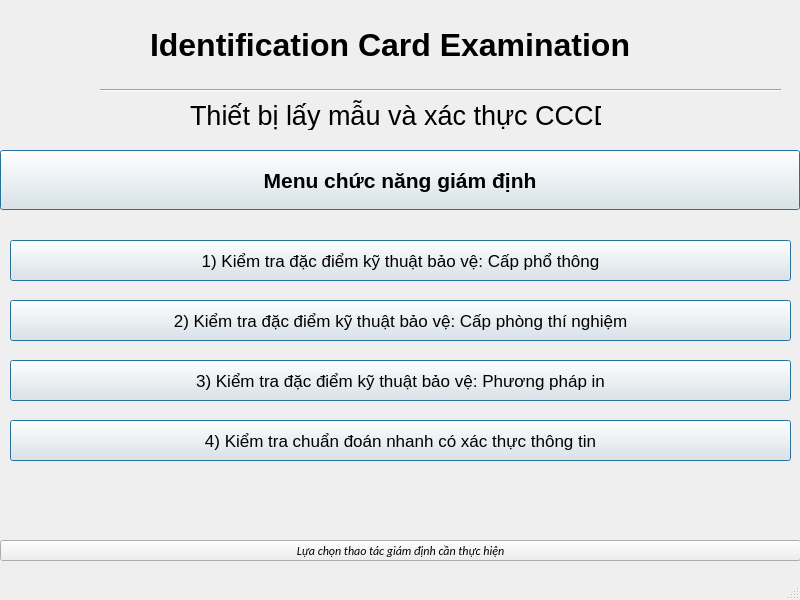
<?xml version="1.0" encoding="UTF-8"?>
<ui version="4.0">
 <class>MainWindow</class>
 <widget class="QMainWindow" name="MainWindow">
  <property name="geometry">
   <rect>
    <x>0</x>
    <y>0</y>
    <width>800</width>
    <height>600</height>
   </rect>
  </property>
  <property name="windowTitle">
   <string>MainWindow</string>
  </property>
  <widget class="QWidget" name="centralwidget">
   <widget class="QLabel" name="label_2">
    <property name="geometry">
     <rect>
      <x>150</x>
      <y>30</y>
      <width>481</width>
      <height>30</height>
     </rect>
    </property>
    <property name="font">
     <font>
      <family>Arial</family>
      <pointsize>24</pointsize>
      <weight>75</weight>
      <bold>true</bold>
     </font>
    </property>
    <property name="text">
     <string notr="true">Identification Card Examination</string>
    </property>
   </widget>
   <widget class="QLabel" name="label">
    <property name="geometry">
     <rect>
      <x>10</x>
      <y>10</y>
      <width>80</width>
      <height>70</height>
     </rect>
    </property>
    <property name="minimumSize">
     <size>
      <width>0</width>
      <height>0</height>
     </size>
    </property>
    <property name="font">
     <font>
      <pointsize>10</pointsize>
     </font>
    </property>
    <property name="text">
     <string notr="true"/>
    </property>
    <property name="pixmap">
     <pixmap>image/logo.jpg</pixmap>
    </property>
    <property name="scaledContents">
     <bool>true</bool>
    </property>
   </widget>
   <widget class="QLabel" name="label_3">
    <property name="geometry">
     <rect>
      <x>190</x>
      <y>100</y>
      <width>411</width>
      <height>30</height>
     </rect>
    </property>
    <property name="font">
     <font>
      <pointsize>20</pointsize>
     </font>
    </property>
    <property name="text">
     <string>Thiết bị lấy mẫu và xác thực CCCD</string>
    </property>
   </widget>
   <widget class="QPushButton" name="pushButton">
    <property name="geometry">
     <rect>
      <x>0</x>
      <y>150</y>
      <width>800</width>
      <height>60</height>
     </rect>
    </property>
    <property name="font">
     <font>
      <family>Arial</family>
      <pointsize>16</pointsize>
      <weight>75</weight>
      <bold>true</bold>
     </font>
    </property>
    <property name="text">
     <string notr="true">Menu chức năng giám định</string>
    </property>
    <property name="icon">
     <iconset>
      <normaloff>image/home.jpg</normaloff>image/home.jpg</iconset>
    </property>
    <property name="iconSize">
     <size>
      <width>25</width>
      <height>25</height>
     </size>
    </property>
    <property name="checkable">
     <bool>false</bool>
    </property>
    <property name="autoRepeat">
     <bool>false</bool>
    </property>
    <property name="autoDefault">
     <bool>false</bool>
    </property>
    <property name="default">
     <bool>true</bool>
    </property>
    <property name="flat">
     <bool>false</bool>
    </property>
   </widget>
   <widget class="QPushButton" name="pushButton_2">
    <property name="geometry">
     <rect>
      <x>10</x>
      <y>420</y>
      <width>781</width>
      <height>41</height>
     </rect>
    </property>
    <property name="font">
     <font>
      <pointsize>13</pointsize>
     </font>
    </property>
    <property name="text">
     <string notr="true">4) Kiểm tra chuẩn đoán nhanh có xác thực thông tin</string>
    </property>
    <property name="default">
     <bool>true</bool>
    </property>
   </widget>
   <widget class="QPushButton" name="pushButton_3">
    <property name="geometry">
     <rect>
      <x>10</x>
      <y>300</y>
      <width>781</width>
      <height>41</height>
     </rect>
    </property>
    <property name="font">
     <font>
      <pointsize>13</pointsize>
      <weight>50</weight>
      <bold>false</bold>
     </font>
    </property>
    <property name="text">
     <string>2) Kiểm tra đặc điểm kỹ thuật bảo vệ: Cấp phòng thí nghiệm</string>
    </property>
    <property name="default">
     <bool>true</bool>
    </property>
   </widget>
   <widget class="QPushButton" name="pushButton_4">
    <property name="geometry">
     <rect>
      <x>10</x>
      <y>240</y>
      <width>781</width>
      <height>41</height>
     </rect>
    </property>
    <property name="font">
     <font>
      <pointsize>13</pointsize>
     </font>
    </property>
    <property name="text">
     <string>1) Kiểm tra đặc điểm kỹ thuật bảo vệ: Cấp phổ thông</string>
    </property>
    <property name="default">
     <bool>true</bool>
    </property>
   </widget>
   <widget class="QPushButton" name="pushButton_5">
    <property name="geometry">
     <rect>
      <x>10</x>
      <y>360</y>
      <width>781</width>
      <height>41</height>
     </rect>
    </property>
    <property name="font">
     <font>
      <pointsize>13</pointsize>
     </font>
    </property>
    <property name="text">
     <string>3) Kiểm tra đặc điểm kỹ thuật bảo vệ: Phương pháp in</string>
    </property>
    <property name="autoDefault">
     <bool>false</bool>
    </property>
    <property name="default">
     <bool>true</bool>
    </property>
    <property name="flat">
     <bool>false</bool>
    </property>
   </widget>
   <widget class="Line" name="line">
    <property name="geometry">
     <rect>
      <x>100</x>
      <y>80</y>
      <width>681</width>
      <height>20</height>
     </rect>
    </property>
    <property name="orientation">
     <enum>Qt::Horizontal</enum>
    </property>
   </widget>
   <widget class="QPushButton" name="pushButton_6">
    <property name="geometry">
     <rect>
      <x>0</x>
      <y>540</y>
      <width>801</width>
      <height>21</height>
     </rect>
    </property>
    <property name="font">
     <font>
      <family>Calibri</family>
      <pointsize>9</pointsize>
      <italic>true</italic>
     </font>
    </property>
    <property name="text">
     <string>Lựa chọn thao tác giám định cần thực hiện</string>
    </property>
   </widget>
  </widget>
  <widget class="QMenuBar" name="menubar">
   <property name="geometry">
    <rect>
     <x>0</x>
     <y>0</y>
     <width>800</width>
     <height>21</height>
    </rect>
   </property>
  </widget>
  <widget class="QStatusBar" name="statusbar"/>
 </widget>
 <resources/>
 <connections/>
</ui>
